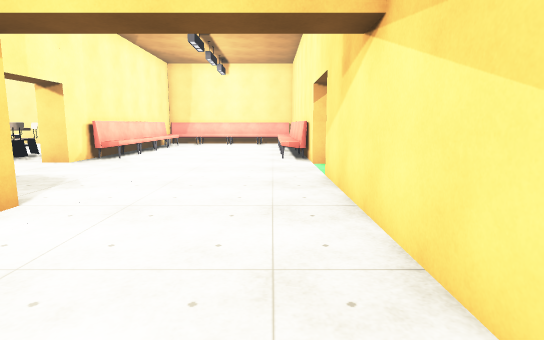
[1] (above)

16 first-person views from a walk through a Unity game level. The camera is 1.4 m above the floor, tilts 8° down and sees 80° across. The floor is counted in squares, 1 m on a side. Each view is taken from the middle of a square. On the plan, view 1 faces up. The plan holds only what a view shows up to about 15 squares ahead; the rest is blank. The place goes on beyond the plan. The player is left out. Some surface patterns are stand-ins.

[2]
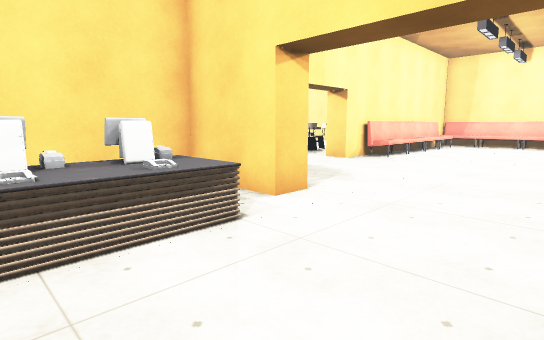

[3]
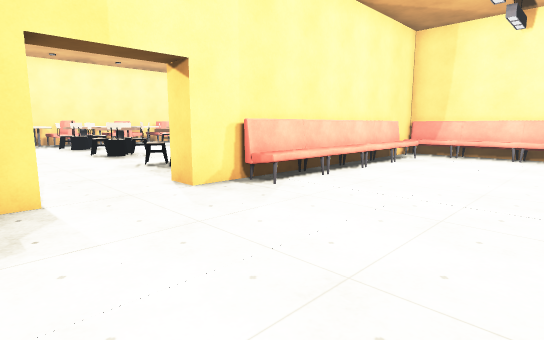

[4]
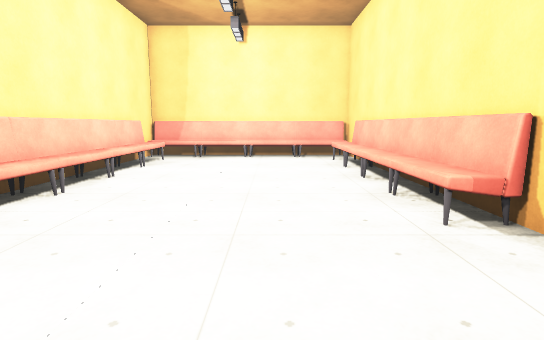

[5]
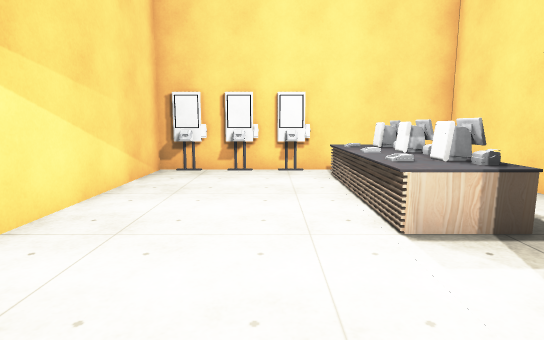

[6]
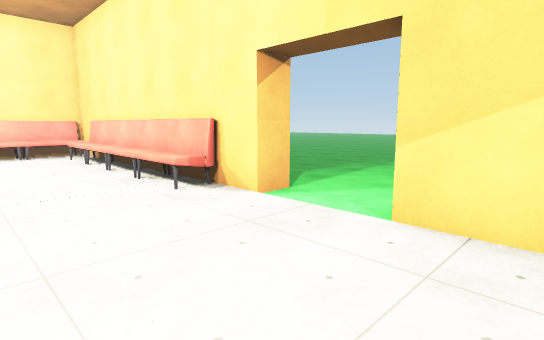

[7]
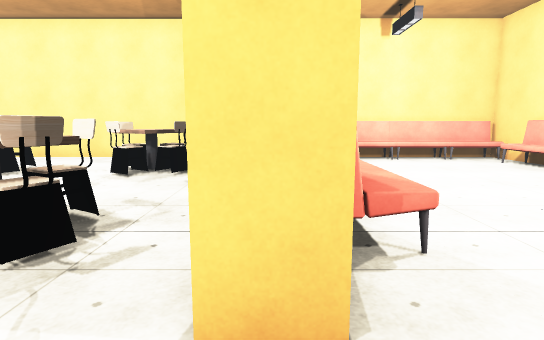

[8]
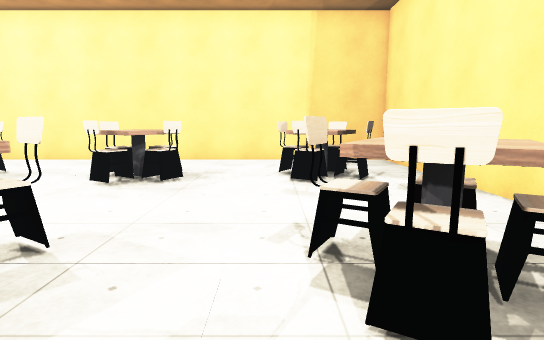

[9]
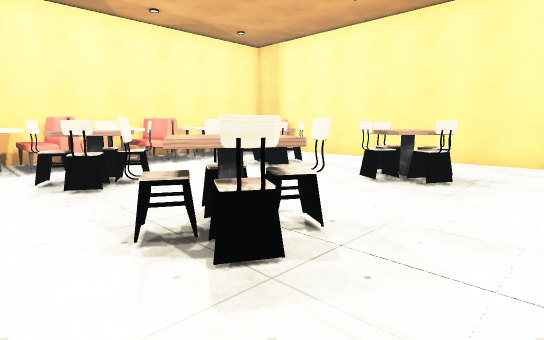

[10]
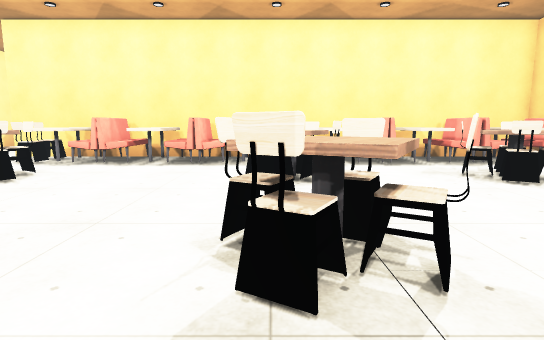

[11]
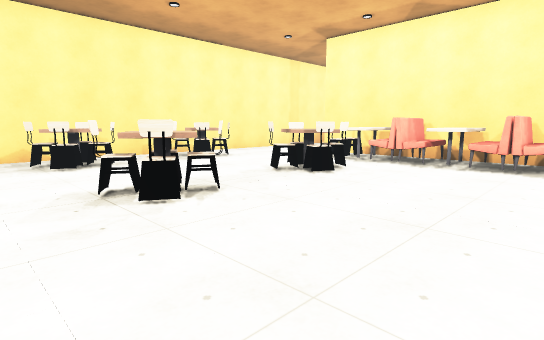

[12]
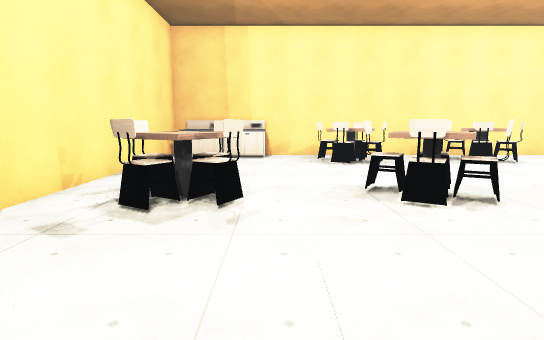

[13]
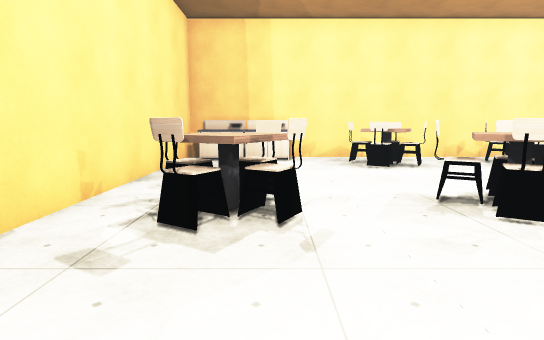

[14]
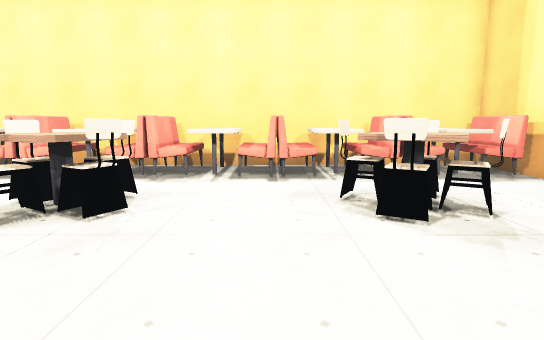

[15]
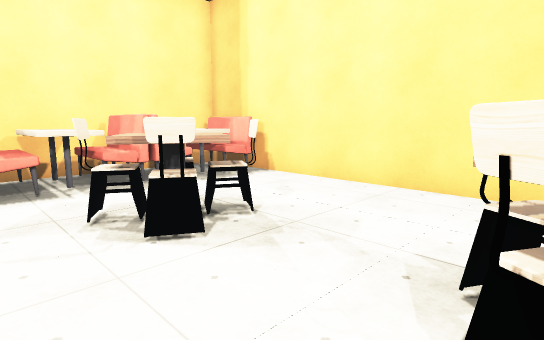

[16]
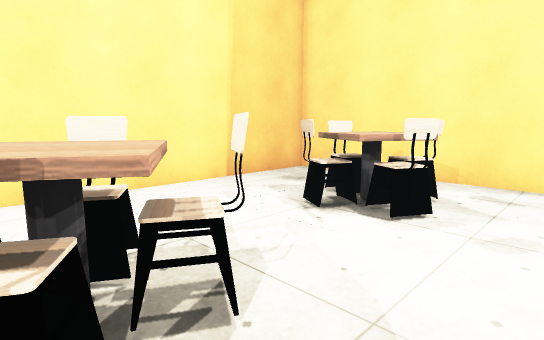

### Floor plan
Points are (right, up) in squares from view 1. A wall is a line through its corners. A room is listed if a view was taken in it or the views show most of it. See-through windows are left out.
Room 1 (views 1, 2, 3, 4, 5, 6, 7)
walls: (-7.5, 9.1) (-7.5, 8.5); (2.5, 11.9) (1.5, 11.9) (1.5, 24.1) (-7.5, 24.1) (-7.5, 11.9) (-8.6, 11.9); (-4.4, 5.5) (-4.4, 4.5) (-7.5, 4.5) (-7.5, -3) (1.5, -3) (1.5, 9.1)
ways out: opening at (-8, 10.5) to room 2; opening at (2, 10.5)
objects: other object (-7, 13) to (-6, 15); other object (-7, 16) to (-6, 18); other object (-7, 18) to (-6, 20); other object (-7, 21) to (-6, 22); other object (-7, 23) to (-6, 24); other object (-5, -2) to (-4, 3); other object (-5, 23) to (-4, 24); other object (-3, 23) to (-2, 24); other object (-1, 23) to (1, 24); other object (0, 13) to (1, 15); other object (0, 16) to (1, 18); other object (0, 18) to (1, 20); other object (0, 21) to (1, 22)
Room 2 (views 8, 9, 10, 11, 12, 13, 14, 15, 16)
walls: (-8.5, 16.2) (-8.5, 24.1) (-27.2, 24.1) (-27.2, 1.8); (-25.6, -3) (-8.5, -3) (-8.5, 7)
ways out: opening at (-8, 10.5) to room 1
objects: other object (-26, 4); other object (-26, 5) to (-24, 5); other object (-26, 6) to (-25, 7); other object (-26, 8) to (-25, 8); other object (-26, 9) to (-25, 10); other object (-26, 11) to (-25, 11); other object (-26, 12) to (-24, 12); other object (-26, 13) to (-25, 14); other object (-26, 15) to (-25, 15); other object (-26, 16) to (-25, 17); other object (-26, 18) to (-25, 18); other object (-26, 19) to (-25, 20); other object (-26, 21) to (-25, 21); other object (-26, 22) to (-24, 22); other object (-26, 23) to (-25, 23); other object (-25, 4); other object (-24, 8) to (-24, 9); other object (-24, 15) to (-24, 16); other object (-24, 19); other object (-23, 20) to (-22, 20); other object (-22, -2) to (-21, -1); other object (-22, 0); other object (-22, 4) to (-22, 5); other object (-22, 6); other object (-22, 12) to (-22, 13); other object (-22, 14); other object (-22, 18) to (-22, 19); other object (-21, 0) to (-20, 1); other object (-21, 5) to (-20, 5); other object (-21, 6) to (-20, 7); other object (-21, 13) to (-20, 13); other object (-21, 14) to (-21, 15); other object (-21, 19) to (-20, 19); other object (-21, 20) to (-21, 21); other object (-20, -1); other object (-18, 20) to (-17, 20); other object (-17, -1) to (-16, -1); other object (-17, 0); other object (-17, 4) to (-17, 5); other object (-17, 6); other object (-17, 12) to (-17, 13); other object (-17, 14); other object (-17, 18) to (-17, 19); other object (-16, 0) to (-15, 1); other object (-16, 5) to (-15, 5); other object (-16, 6) to (-15, 7); other object (-16, 13) to (-15, 13); other object (-16, 14) to (-16, 15); other object (-16, 19) to (-15, 19); other object (-16, 20) to (-16, 21); other object (-15, -1); other object (-15, 14); other object (-13, -2) to (-12, -2); other object (-13, 14) to (-12, 15); other object (-13, 20) to (-12, 21); other object (-12, 5); other object (-12, 6) to (-12, 7); other object (-12, 13); other object (-12, 19); other object (-11, -2) to (-9, -2); other object (-11, 5) to (-10, 6); other object (-11, 6); other object (-11, 7); other object (-11, 13) to (-11, 14); other object (-11, 15); other object (-11, 19) to (-11, 20); other object (-11, 21)

Where each view was taken, in squares from view 1:
view 1: 0 up, 0 right, facing up
view 2: 0 up, 0 right, facing up-left
view 3: 8 up, 1 left, facing up-left
view 4: 9 up, 2 left, facing up
view 5: 7 up, 2 left, facing down
view 6: 7 up, 3 left, facing up-right
view 7: 10 up, 8 left, facing up
view 8: 11 up, 13 left, facing up
view 9: 11 up, 13 left, facing up-left
view 10: 13 up, 13 left, facing left
view 11: 12 up, 13 left, facing down-left
view 12: 12 up, 13 left, facing down
view 13: 11 up, 12 left, facing down
view 14: 17 up, 16 left, facing left
view 15: 17 up, 17 left, facing up-left
view 16: 17 up, 17 left, facing up-right
